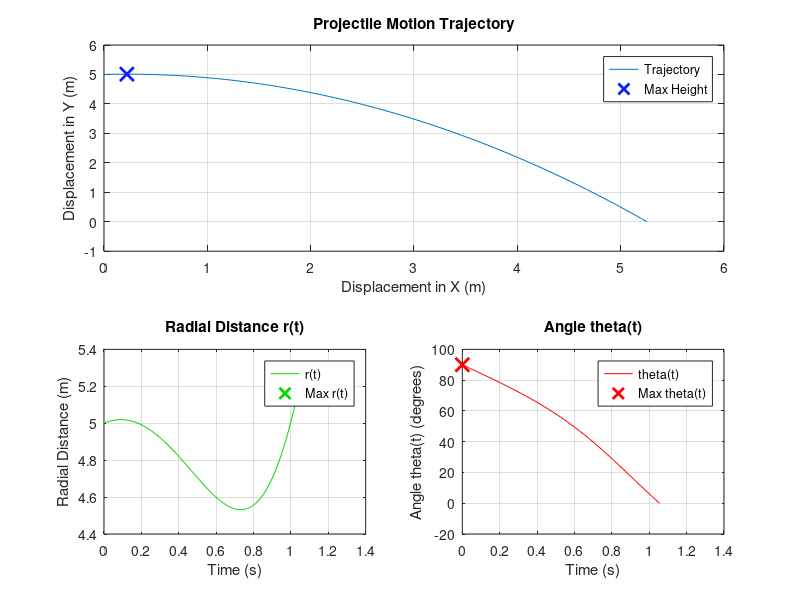

Recreate this plot in MATLAB. (Note: this script raises an error after producing the figure.)
% Constants, user inputs, and initial calculations
% Define gravity and prompt user for initial velocity, launch angle, and height.
% Convert launch angle to radians and compute initial x and y velocity components.
g = 9.81;
u = input('Enter the initial velocity (u) in m/s: ');
theta = input('Enter the launch angle (theta) in degrees: ');
h = input('Enter the initial height (h) in meters: ');
theta_rad = deg2rad(theta);
u_x = u * cos(theta_rad);
u_y = u * sin(theta_rad);

% Compute flight characteristics: time of flight, range, and maximum height
% Use motion equations to determine these parameters based on initial conditions.
T = (u_y + sqrt(u_y^2 + 2 * g * h)) / g;
R = (u_x / g) * (u_y + sqrt(u_y^2 + 2 * g * h));
H = (u_y^2 / (2 * g)) + h;

% Generate time vector and calculate displacements in x and y over time
% Determine x and y positions at each time step to represent projectile motion.
t = linspace(0, T, 100);
s_x = u_x * t;
s_y = (u_y * t) - (0.5 * g * t.^2) + h;

% Calculate radial distance and angle as functions of time
% Determine radial distance r(t) and angle theta(t) to analyze the trajectory.
r = sqrt(s_x.^2 + s_y.^2);
theta_t = atan2(s_y, s_x);

% Find maximum values for radial distance and angle, along with their time points
% Identify when r(t) and theta(t) reach their maximum values during flight.
max_r = max(r);
max_r_index = find(r == max_r, 1);
max_time_r = t(max_r_index);
max_theta = max(theta_t);
max_theta_index = find(theta_t == max_theta, 1);
max_time_theta = t(max_theta_index);

% Calculate final velocity components and magnitude at time of flight
% Use final vertical and constant horizontal velocities to compute total velocity at T.
v_x_T = u_x;
v_y_T = sqrt(u_y^2 + 2 * g * h);
v_T = sqrt(v_x_T^2 + v_y_T^2);

% Display calculated results for projectile motion analysis
fprintf('Time of Flight (T): %.2f seconds (time until projectile hits the ground)\n', T);
fprintf('Range (R): %.2f meters (horizontal distance covered)\n', R);
fprintf('Max Height (H): %.2f meters (peak vertical height above the ground)\n', H);
fprintf('Velocity at separation (v(T)): %.2f m/s (Note: This simulation assumes negligible air resistance.)\n', v_T);
fprintf('Maximum radial distance (r(t)): %.2f meters at t = %.2f seconds\n', max_r, max_time_r);

% Display maximum angle in degrees for clarity
max_theta_deg = max_theta * 180 / pi;
fprintf('Maximum angle (theta(t)): %.2f degrees at t = %.2f seconds\n', max_theta_deg, max_time_theta);

% Plot trajectory and analysis results in a single figure with three subplots
figure('Position', [100, 100, 800, 600]);

% Plot trajectory in Cartesian coordinates
subplot(2,1,1);
plot(s_x, s_y);
title('Projectile Motion Trajectory');
xlabel('Displacement in X (m)');
ylabel('Displacement in Y (m)');
grid on;
hold on;
plot(u_x*u_y/g, H, 'x', 'MarkerSize', 10, 'LineWidth', 2, 'Color', [0.059, 0.125, 1], 'DisplayName', 'Max Height');
legend('Trajectory', 'Max Height', 'Location', 'best');
hold off;

% Plot radial distance over time
subplot(2,2,3);
plot(t, r, 'Color', [0, 0.85, 0], 'DisplayName', 'r(t)');
hold on;
plot(max_time_r, max_r, 'x', 'MarkerSize', 10, 'LineWidth', 2, 'Color', [0, 0.85, 0], 'DisplayName', 'Max r(t)');
xlabel('Time (s)');
ylabel('Radial Distance (m)');
title('Radial Distance r(t)');
grid on;
legend('Location', 'best');
hold off;

% Plot angle theta(t) over time
subplot(2,2,4);
plot(t, rad2deg(theta_t), 'r-', 'DisplayName', 'theta(t)');
hold on;
plot(max_time_theta, rad2deg(max_theta), 'x', 'MarkerSize', 10, 'LineWidth', 2, 'Color', 'r', 'DisplayName', 'Max theta(t)');
xlabel('Time (s)');
ylabel('Angle theta(t) (degrees)');
title('Angle theta(t)');
grid on;
legend('Location', 'best');
hold off;

% Adjust overall figure layout and add title
sgtitle('Projectile Motion Analysis');

print('-dpng', '-r300', 'Projectile_Motion.png')